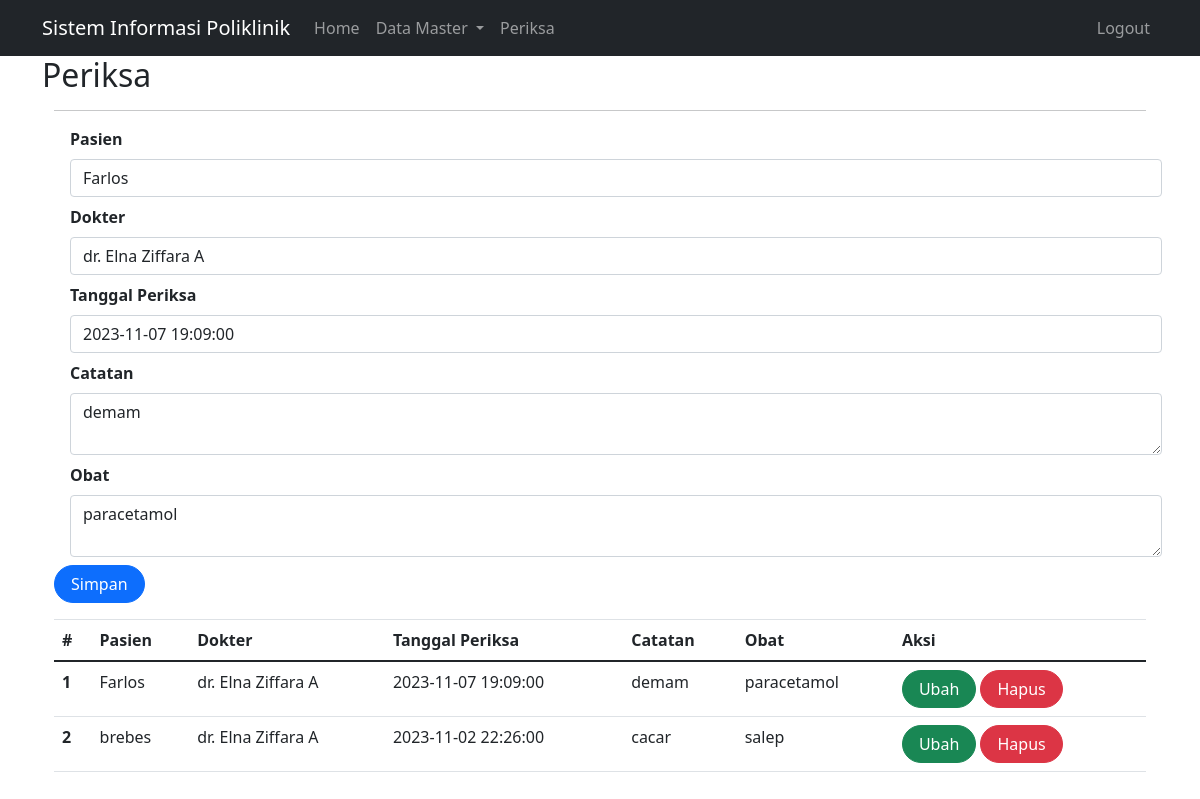
/index.php?page=periksa&id=4 (signed in), run on the app's committed database.
### tables this page shows
CREATE TABLE `periksa` (
  `id` int(10) NOT NULL,
  `id_pasien` int(11) DEFAULT NULL,
  `id_dokter` int(11) DEFAULT NULL,
  `tgl_periksa` datetime DEFAULT NULL,
  `catatan` text DEFAULT NULL,
  `obat` varchar(255) DEFAULT NULL
);

CREATE TABLE `pasien` (
  `id` int(10) UNSIGNED NOT NULL,
  `nama` varchar(255) DEFAULT NULL,
  `alamat` varchar(255) DEFAULT NULL,
  `no_hp` varchar(50) DEFAULT NULL
);

CREATE TABLE `dokter` (
  `id` int(10) UNSIGNED NOT NULL,
  `nama` varchar(255) DEFAULT NULL,
  `alamat` varchar(255) DEFAULT NULL,
  `no_hp` varchar(50) DEFAULT NULL
);

### periksa.php (the view, shortened to what this page needs)
<?php
include_once("koneksi.php");
?>
<!DOCTYPE html>
<html lang="en">
<head>
    <link rel="stylesheet" href="assets/css/bootstrap.css">
    <link href="https://cdn.jsdelivr.net/npm/bootstrap@5.0.2/dist/css/bootstrap.min.css"
    rel="stylesheet"
>
</head>
<body>
<div class="container">
<hr>
<form class="form row" method="POST" action="" name="myForm" onsubmit="return(validate());">
    <?php
    $id_pasien = '';
    $tgl_periksa = '';
    $catatan = '';
    $obat ='';
    if (isset($_GET['id'])) {
        $ambil = mysqli_query($mysqli, "SELECT * FROM periksa
        WHERE periksa.id='" . $_GET['id'] . "'");
        while ($row = mysqli_fetch_array($ambil)) {
            $id_pasien = $row['id_pasien'];
            $id_dokter = $row['id_dokter'];
            $tgl_periksa = $row['tgl_periksa'];
            $catatan = $row['catatan'];
            $obat = $row['obat'];
        }
    ?>
    <?php
    }
    ?>
    <div class="form-group mx-sm-3 mb-2">
        <label for="inputPasien" class="form-label fw-bold">
            Pasien
        </label>
        <select class="form-control" name="id_pasien">
            <?php
            $selected = '';
            $pasien = mysqli_query($mysqli, "SELECT * FROM pasien");
            while ($data = mysqli_fetch_array($pasien)) {
                if ($data['id'] == $id_pasien) {
                    $selected = 'selected="selected"';
                } else {
                    $selected = '';
                }
            ?>
                <option value="<?php echo $data['id'] ?>" <?php echo $selected ?>><?php echo $data['nama'] ?></option>
            <?php
            }
            ?>
        </select>
    </div>
    <div class="form-group mx-sm-3 mb-2">
        <label for="inputDokter" class="form-label fw-bold">
            Dokter
        </label>
        <select class="form-control" name="id_dokter">
            <?php
            $selected = '';
            $dokter = mysqli_query($mysqli, "SELECT * FROM dokter");
            while ($data = mysqli_fetch_array($dokter)) {
                if ($data['id'] == $id_dokter) {
                    $selected = 'selected="selected"';
                } else {
                    $selected = '';
                }
            ?>
                <option value="<?php echo $data['id'] ?>" <?php echo $selected ?>><?php echo $data['nama'] ?></option>
            <?php
            }
            ?>
        </select>
    </div>
    <div class="form-group mx-sm-3 mb-2">
        <label for="inputTanggal" class="form-label fw-bold">
            Tanggal Periksa
        </label>
        <input type="datetime" class="form-control" name="tgl_periksa" id="inputTanggal" value="<?php echo $tgl_periksa; ?>">
    </div>
    <div class="form-group mx-sm-3 mb-2">
        <label for="inputCatatan" class="form-label fw-bold">
            Catatan
        </label>
        <textarea class="form-control" name="catatan" id="inputCatatan" placeholder="Catatan"><?php echo $catatan; ?></textarea>
    </div>
    <div class="form-group mx-sm-3 mb-2">
        <label for="inputCatatan" class="form-label fw-bold">
            Obat
        </label>
        <textarea class="form-control" name="obat" id="inputObat" placeholder="Obat"><?php echo $obat; ?></textarea>
    </div>
    <div class="form-group">
        <button type="submit" class="btn btn-primary rounded-pill px-3" name="simpan">Simpan</button>
    </div>
</form>
<table class="table table-hover">
    <thead>
        <tr>
            <th scope="col">#</th>
            <th scope="col">Pasien</th>
            <th scope="col">Dokter</th>
            <th scope="col">Tanggal Periksa</th>
            <th scope="col">Catatan</th>
            <th scope="col">Obat</th>
            <th scope="col">Aksi</th>
        </tr>
    </thead>
    <tbody>
        <?php
        $result = mysqli_query(
            $mysqli, "SELECT pr.*, d.nama as 'nama_dokter', p.nama as 'nama_pasien' FROM periksa pr LEFT JOIN dokter d ON (pr.id_dokter = d.id) LEFT JOIN pasien p ON (pr.id_pasien = p.id) ORDER BY pr.tgl_periksa DESC"
        );
        $no = 1;
        while ($data = mysqli_fetch_array($result)) {
        ?>
            <tr>
                <th scope="row"><?php echo $no++ ?></th>
                <td><?php echo $data['nama_pasien'] ?></td>
                <td><?php echo $data['nama_dokter'] ?></td>
                <td><?php echo $data['tgl_periksa'] ?></td>
                <td><?php echo $data['catatan'] ?></td>
                <td><?php echo $data['obat'] ?></td>
                <td>
                    <a class="btn btn-success rounded-pill px-3" href="index.php?page=periksa&id=<?php echo $data['id'] ?>">Ubah</a>
                    <a class="btn btn-danger rounded-pill px-3" href="index.php?page=periksa&id=<?php echo $data['id'] ?>&aksi=hapus">Hapus</a>
                </td>
            </tr>
        <?php
        }
        ?>
    </tbody>
</table>
</body>
</html>

### data on the page
periksa: tgl_periksa "2023-11-07 19:09:00", catatan "demam", obat "paracetamol", id_pasien.nama "Farlos", id_dokter.nama "dr. Elna Ziffara A"
periksa: id_pasien.nama "brebes", id_dokter.nama "dr. Elna Ziffara A", tgl_periksa "2023-11-02 22:26:00", catatan "cacar", obat "salep"

### other printed values
$_GET['page'] "Periksa"
form field id_pasien "Farlos"
form field id_dokter "dr. Elna Ziffara A"
